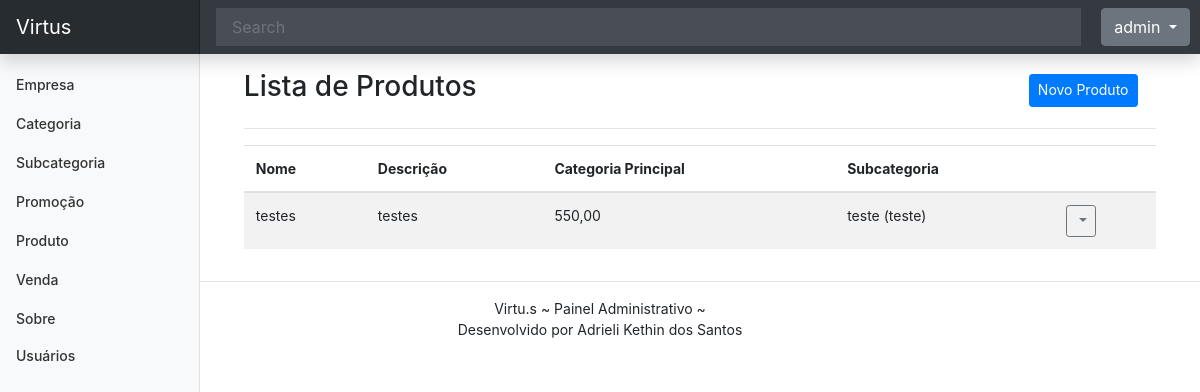
Screenshot of /listar/produto/ (signed in) with the database file from the repository.
### cadastros/models.py (models this page shows, shortened)
class Produto(models.Model):
    data_inclusao = models.DateTimeField(
        auto_now_add=True, verbose_name="data inclusão")
    data_alteracao = models.DateTimeField(
        auto_now=True, verbose_name="data alteração")
    data_exclusao = models.DateTimeField(
        auto_now=True, verbose_name="data exclusão")
    ativo = models.BooleanField
    nome_produto = models.CharField(max_length=50)
    descricao = models.CharField(max_length=200, verbose_name="descrição")
    preco = models.DecimalField(decimal_places=2, max_digits=11)
    subcategoria = models.ForeignKey(Subcategoria, on_delete=models.PROTECT)
    cadastrado_por = models.ForeignKey(User, on_delete=models.PROTECT, null=True, related_name='produto_cadastrado')
    alterado_por = models.ForeignKey(User, on_delete=models.PROTECT, null=True, related_name='produto_atualizado')

class Subcategoria(models.Model):
    nome_subcategoria = models.CharField(max_length=50)
    descricao_subcategoria = models.CharField(max_length=100)
    categoria_principal = models.ForeignKey(Categoria, on_delete=models.PROTECT)
    data_inclusao = models.DateTimeField(
        auto_now_add=True, verbose_name="data inclusão")
    data_alteracao = models.DateTimeField(
        auto_now=True, verbose_name="data alteração")
    data_exclusao = models.DateTimeField(
        verbose_name="data exclusão", null=True)
    cadastrado_por = models.ForeignKey(User, on_delete=models.PROTECT, null=True, related_name='subcategoria_cadastrada')
    alterado_por = models.ForeignKey(User, on_delete=models.PROTECT, null=True, related_name='subcategoria_atualizada')
    def __str__(self):
        return f"{self.nome_subcategoria} ({self.descricao_subcategoria})"

### cadastros/views.py (the view)
# urls.py: path("listar/produto/", ProdutoList.as_view(), name="listar-produto"),
class ProdutoList(ListView, LoginRequiredMixin):
    model = Produto
    template_name = "cadastros/list/produto.html"

### cadastros/templates/cadastros/list/produto.html (shortened to what this page needs)
{% extends 'paginas/modelo.html' %}
{% load static %}
{% block conteudo %}
<div class="row justify-content-center align-items-center mt-3">
    <div class="col-md-10">
        <h3 class="">Lista de Produtos</h3>
    </div>
    <div class="col-md">
        <a href="{% url 'cadastrar-produto' %}" class="btn btn-primary btn-sm">
            Novo Produto
        </a>
    </div>
</div>
<hr>
<div class="table-responsive-lg">
    <table class="table table-striped">
        <thead>
            <tr>
                <th>Nome</th>
                <th>Descrição</th>
                <th>Categoria Principal</th>
                <th>Subcategoria</th>
                <th></th>
            </tr>
        </thead>
        <tbody>
            {% for obj in object_list %}
            <tr class="">
                <td>{{ obj.nome_produto }}</td>
                <td>{{ obj.descricao }}</td>
                <td>{{ obj.preco }}</td>
                <td>{{ obj.subcategoria }}</td>
                <td>
                    <div class="dropdown">
                        <a class="btn btn-sm btn-outline-secondary dropdown-toggle" href="#" role="button"
                            data-bs-toggle="dropdown" aria-expanded="false">
                        </a>
                    </div>
                </td>
            </tr>
            {% empty %}
            <tr>
                <th colspan="100%">Nenhum registro encontrado.</th>
            </tr>
            {% endfor %}
        </tbody>
    </table>
</div>
{% endblock %}

### paginas/templates/paginas/modelo.html (shortened to what this page needs)
{% load static %}
<!doctype html>
<html lang="pt-br">
<head>
    <link href="{% static 'css/bootstrap.min.css' %}" rel="stylesheet">
    <link href="{% static 'css/dashboard.css' %}" rel="stylesheet">
    <link href="{% static 'css/modelo.css' %}" rel="stylesheet">
</head>
<body>
    {% block menu %}
    <header class="navbar navbar-dark sticky-top bg-dark flex-md-nowrap p-0 shadow">
        <a class="navbar-brand col-md-3 col-lg-2 me-0 px-3 fs-6" href="/">Virtus</a>
        <input class="form-control form-control-dark rounded-0 border-0" type="text" placeholder="Search"
            aria-label="Search">
        <div class="navbar-nav custom-margin">
            {% if not request.user.is_authenticated %}
            <div class="nav-item text-nowrap">
                <a class="nav-link px-3" href="{% url 'login' %}">Login</a>
                {% else %}
                <div class="nav-item text-nowrap dropdown">
                    <button class="btn btn-secondary dropdown-toggle" type="button" data-bs-toggle="dropdown"
                        aria-expanded="false">
                        {{ request.user.username }}
                    </button>
                </div>
                {% endif %}
            </div>
    </header>
    <div class="container-fluid">
        <div class="row">
            {% if request.user.is_authenticated %}
            <nav id="sidebarMenu" class="col-12 col-sm-3 col-md-3 col-lg-2 d-md-block bg-light sidebar">
                <div class="position-sticky pt-3 sidebar-sticky">
                    <ul class="nav flex-column">
                        <li class="nav-item">
                            <a class="nav-link" aria-current="page" href="{% url 'listar-empresa' %}">
                                Empresa
                            </a>
                        </li>
                        <li class="nav-item">
                            <a class="nav-link" href="{% url 'listar-categoria' %}">
                                Categoria
                            </a>
                        </li>
                        <li class="nav-item">
                            <a class="nav-link" href="{% url 'listar-subcategoria' %}">
                                Subcategoria
                            </a>
                        </li>
                        <li class="nav-item">
                            <a class="nav-link" href="{% url 'listar-promocao' %}">
                                Promoção
                            </a>
                        </li>
                        <li class="nav-item">
                            <a class="nav-link" href="{% url 'listar-produto' %}">
                                Produto
                            </a>
                        </li>
                        <li class="nav-item">
                            <a class="nav-link" href="{% url 'listar-venda' %}">
                                Venda
                            </a>
                        </li>
                        <li class="nav-item">
                            <a class="nav-link" href="{% url 'sobre' %}">
                                Sobre
                            </a>
                        </li>
                        <li class="nav-item">
                            <a class="nav-link" href="{% url 'listar-usuarios' %}">Usuários</a>
                        </li>
                    </ul>
                </div>
            </nav>
            {% endif %}
            {% endblock %}
            <main class="col-12 px-4">
                {% if request.user.is_authenticated %}
                <div class="col-12 col-sm-9 col-md-9 col-lg-10 px-4" style="position: relative; left: 17%;">
                    {% block conteudo %}{% endblock %}
                </div>
                {% endif %}
            </main>
        </div>
    </div>
    <footer style="min-height: 50px; text-align: center;">
        {% block rodape %}
        <hr>
        <span style="display: block;">Virtu.s ~ Painel Administrativo ~</span>
        <span style="display: block;"> Desenvolvido por Adrieli Kethin dos Santos </span>
        {% endblock %}
    </footer>
</body>
</html>

### static/css/dashboard.css (style rules this page uses)
body { font-size: .875rem; }
.sidebar { position: fixed; top: 0; bottom: 0; left: 0; z-index: 100; padding: 48px 0 0; box-shadow: inset -1px 0 0 rgba(0, 0, 0, .1); }
.sidebar-sticky { height: calc(100vh - 48px); overflow-x: hidden; overflow-y: auto; }
.sidebar .nav-link { font-weight: 500; color: #333; }
.navbar-brand { padding-top: .75rem; padding-bottom: .75rem; background-color: rgba(0, 0, 0, .25); box-shadow: inset -1px 0 0 rgba(0, 0, 0, .25); }
.navbar .form-control { padding: .75rem 1rem; }
.form-control-dark { color: #fff; background-color: rgba(255, 255, 255, .1); border-color: rgba(255, 255, 255, .1); }

### static/css/modelo.css (style rules this page uses)
.custom-margin { margin-left: 20px; margin-right: 10px; }

### rows the page displays
Produto: nome_produto "testes", descricao "testes", preco "550,00", subcategoria "teste (teste)"

### other values shown
{{ request.user.username }} "admin"
